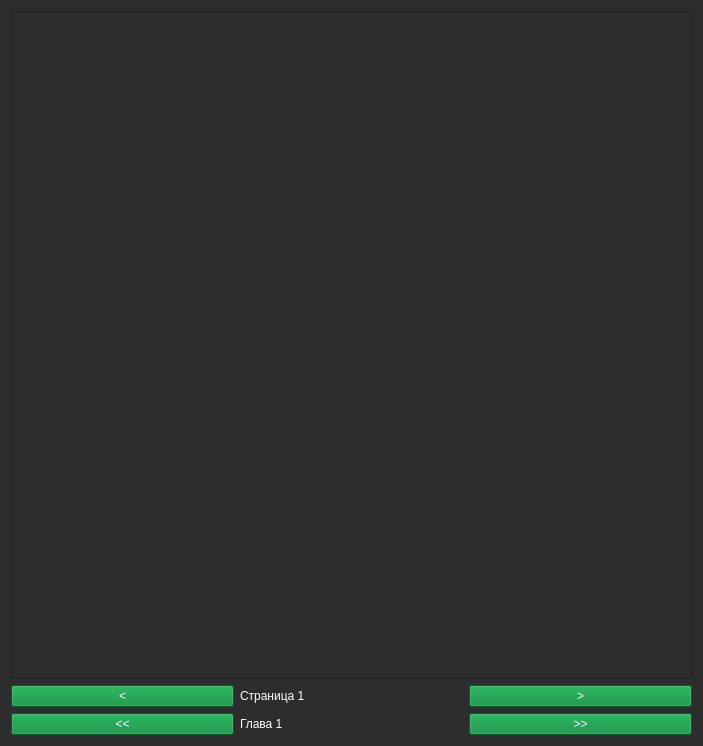
<?xml version="1.0" encoding="UTF-8"?>
<ui version="4.0">
 <class>Dialog</class>
 <widget class="QDialog" name="Dialog">
  <property name="geometry">
   <rect>
    <x>0</x>
    <y>0</y>
    <width>703</width>
    <height>746</height>
   </rect>
  </property>
  <property name="palette">
   <palette>
    <active>
     <colorrole role="WindowText">
      <brush brushstyle="SolidPattern">
       <color alpha="255">
        <red>255</red>
        <green>255</green>
        <blue>255</blue>
       </color>
      </brush>
     </colorrole>
     <colorrole role="Button">
      <brush brushstyle="SolidPattern">
       <color alpha="255">
        <red>45</red>
        <green>45</green>
        <blue>45</blue>
       </color>
      </brush>
     </colorrole>
     <colorrole role="Light">
      <brush brushstyle="SolidPattern">
       <color alpha="255">
        <red>45</red>
        <green>45</green>
        <blue>45</blue>
       </color>
      </brush>
     </colorrole>
     <colorrole role="Midlight">
      <brush brushstyle="SolidPattern">
       <color alpha="255">
        <red>45</red>
        <green>45</green>
        <blue>45</blue>
       </color>
      </brush>
     </colorrole>
     <colorrole role="Dark">
      <brush brushstyle="SolidPattern">
       <color alpha="255">
        <red>45</red>
        <green>45</green>
        <blue>45</blue>
       </color>
      </brush>
     </colorrole>
     <colorrole role="Mid">
      <brush brushstyle="SolidPattern">
       <color alpha="255">
        <red>45</red>
        <green>45</green>
        <blue>45</blue>
       </color>
      </brush>
     </colorrole>
     <colorrole role="Text">
      <brush brushstyle="SolidPattern">
       <color alpha="255">
        <red>255</red>
        <green>255</green>
        <blue>255</blue>
       </color>
      </brush>
     </colorrole>
     <colorrole role="ButtonText">
      <brush brushstyle="SolidPattern">
       <color alpha="255">
        <red>255</red>
        <green>255</green>
        <blue>255</blue>
       </color>
      </brush>
     </colorrole>
     <colorrole role="Base">
      <brush brushstyle="SolidPattern">
       <color alpha="255">
        <red>45</red>
        <green>45</green>
        <blue>45</blue>
       </color>
      </brush>
     </colorrole>
     <colorrole role="Window">
      <brush brushstyle="SolidPattern">
       <color alpha="255">
        <red>45</red>
        <green>45</green>
        <blue>45</blue>
       </color>
      </brush>
     </colorrole>
     <colorrole role="Shadow">
      <brush brushstyle="SolidPattern">
       <color alpha="255">
        <red>45</red>
        <green>45</green>
        <blue>45</blue>
       </color>
      </brush>
     </colorrole>
     <colorrole role="Highlight">
      <brush brushstyle="SolidPattern">
       <color alpha="255">
        <red>0</red>
        <green>133</green>
        <blue>62</blue>
       </color>
      </brush>
     </colorrole>
     <colorrole role="AlternateBase">
      <brush brushstyle="SolidPattern">
       <color alpha="255">
        <red>45</red>
        <green>45</green>
        <blue>45</blue>
       </color>
      </brush>
     </colorrole>
     <colorrole role="ToolTipBase">
      <brush brushstyle="SolidPattern">
       <color alpha="255">
        <red>45</red>
        <green>45</green>
        <blue>45</blue>
       </color>
      </brush>
     </colorrole>
     <colorrole role="ToolTipText">
      <brush brushstyle="SolidPattern">
       <color alpha="255">
        <red>236</red>
        <green>240</green>
        <blue>241</blue>
       </color>
      </brush>
     </colorrole>
     <colorrole role="PlaceholderText">
      <brush brushstyle="SolidPattern">
       <color alpha="255">
        <red>255</red>
        <green>255</green>
        <blue>255</blue>
       </color>
      </brush>
     </colorrole>
    </active>
    <inactive>
     <colorrole role="WindowText">
      <brush brushstyle="SolidPattern">
       <color alpha="255">
        <red>255</red>
        <green>255</green>
        <blue>255</blue>
       </color>
      </brush>
     </colorrole>
     <colorrole role="Button">
      <brush brushstyle="SolidPattern">
       <color alpha="255">
        <red>45</red>
        <green>45</green>
        <blue>45</blue>
       </color>
      </brush>
     </colorrole>
     <colorrole role="Light">
      <brush brushstyle="SolidPattern">
       <color alpha="255">
        <red>45</red>
        <green>45</green>
        <blue>45</blue>
       </color>
      </brush>
     </colorrole>
     <colorrole role="Midlight">
      <brush brushstyle="SolidPattern">
       <color alpha="255">
        <red>45</red>
        <green>45</green>
        <blue>45</blue>
       </color>
      </brush>
     </colorrole>
     <colorrole role="Dark">
      <brush brushstyle="SolidPattern">
       <color alpha="255">
        <red>45</red>
        <green>45</green>
        <blue>45</blue>
       </color>
      </brush>
     </colorrole>
     <colorrole role="Mid">
      <brush brushstyle="SolidPattern">
       <color alpha="255">
        <red>45</red>
        <green>45</green>
        <blue>45</blue>
       </color>
      </brush>
     </colorrole>
     <colorrole role="Text">
      <brush brushstyle="SolidPattern">
       <color alpha="255">
        <red>255</red>
        <green>255</green>
        <blue>255</blue>
       </color>
      </brush>
     </colorrole>
     <colorrole role="ButtonText">
      <brush brushstyle="SolidPattern">
       <color alpha="255">
        <red>255</red>
        <green>255</green>
        <blue>255</blue>
       </color>
      </brush>
     </colorrole>
     <colorrole role="Base">
      <brush brushstyle="SolidPattern">
       <color alpha="255">
        <red>45</red>
        <green>45</green>
        <blue>45</blue>
       </color>
      </brush>
     </colorrole>
     <colorrole role="Window">
      <brush brushstyle="SolidPattern">
       <color alpha="255">
        <red>45</red>
        <green>45</green>
        <blue>45</blue>
       </color>
      </brush>
     </colorrole>
     <colorrole role="Shadow">
      <brush brushstyle="SolidPattern">
       <color alpha="255">
        <red>45</red>
        <green>45</green>
        <blue>45</blue>
       </color>
      </brush>
     </colorrole>
     <colorrole role="Highlight">
      <brush brushstyle="SolidPattern">
       <color alpha="255">
        <red>0</red>
        <green>133</green>
        <blue>62</blue>
       </color>
      </brush>
     </colorrole>
     <colorrole role="AlternateBase">
      <brush brushstyle="SolidPattern">
       <color alpha="255">
        <red>45</red>
        <green>45</green>
        <blue>45</blue>
       </color>
      </brush>
     </colorrole>
     <colorrole role="ToolTipBase">
      <brush brushstyle="SolidPattern">
       <color alpha="255">
        <red>45</red>
        <green>45</green>
        <blue>45</blue>
       </color>
      </brush>
     </colorrole>
     <colorrole role="ToolTipText">
      <brush brushstyle="SolidPattern">
       <color alpha="255">
        <red>236</red>
        <green>240</green>
        <blue>241</blue>
       </color>
      </brush>
     </colorrole>
     <colorrole role="PlaceholderText">
      <brush brushstyle="SolidPattern">
       <color alpha="255">
        <red>255</red>
        <green>255</green>
        <blue>255</blue>
       </color>
      </brush>
     </colorrole>
    </inactive>
    <disabled>
     <colorrole role="WindowText">
      <brush brushstyle="SolidPattern">
       <color alpha="255">
        <red>255</red>
        <green>255</green>
        <blue>255</blue>
       </color>
      </brush>
     </colorrole>
     <colorrole role="Button">
      <brush brushstyle="SolidPattern">
       <color alpha="255">
        <red>45</red>
        <green>45</green>
        <blue>45</blue>
       </color>
      </brush>
     </colorrole>
     <colorrole role="Light">
      <brush brushstyle="SolidPattern">
       <color alpha="255">
        <red>45</red>
        <green>45</green>
        <blue>45</blue>
       </color>
      </brush>
     </colorrole>
     <colorrole role="Midlight">
      <brush brushstyle="SolidPattern">
       <color alpha="255">
        <red>45</red>
        <green>45</green>
        <blue>45</blue>
       </color>
      </brush>
     </colorrole>
     <colorrole role="Dark">
      <brush brushstyle="SolidPattern">
       <color alpha="255">
        <red>45</red>
        <green>45</green>
        <blue>45</blue>
       </color>
      </brush>
     </colorrole>
     <colorrole role="Mid">
      <brush brushstyle="SolidPattern">
       <color alpha="255">
        <red>45</red>
        <green>45</green>
        <blue>45</blue>
       </color>
      </brush>
     </colorrole>
     <colorrole role="Text">
      <brush brushstyle="SolidPattern">
       <color alpha="255">
        <red>255</red>
        <green>255</green>
        <blue>255</blue>
       </color>
      </brush>
     </colorrole>
     <colorrole role="ButtonText">
      <brush brushstyle="SolidPattern">
       <color alpha="255">
        <red>255</red>
        <green>255</green>
        <blue>255</blue>
       </color>
      </brush>
     </colorrole>
     <colorrole role="Base">
      <brush brushstyle="SolidPattern">
       <color alpha="255">
        <red>45</red>
        <green>45</green>
        <blue>45</blue>
       </color>
      </brush>
     </colorrole>
     <colorrole role="Window">
      <brush brushstyle="SolidPattern">
       <color alpha="255">
        <red>45</red>
        <green>45</green>
        <blue>45</blue>
       </color>
      </brush>
     </colorrole>
     <colorrole role="Shadow">
      <brush brushstyle="SolidPattern">
       <color alpha="255">
        <red>45</red>
        <green>45</green>
        <blue>45</blue>
       </color>
      </brush>
     </colorrole>
     <colorrole role="Highlight">
      <brush brushstyle="SolidPattern">
       <color alpha="255">
        <red>0</red>
        <green>120</green>
        <blue>215</blue>
       </color>
      </brush>
     </colorrole>
     <colorrole role="AlternateBase">
      <brush brushstyle="SolidPattern">
       <color alpha="255">
        <red>45</red>
        <green>45</green>
        <blue>45</blue>
       </color>
      </brush>
     </colorrole>
     <colorrole role="ToolTipBase">
      <brush brushstyle="SolidPattern">
       <color alpha="255">
        <red>45</red>
        <green>45</green>
        <blue>45</blue>
       </color>
      </brush>
     </colorrole>
     <colorrole role="ToolTipText">
      <brush brushstyle="SolidPattern">
       <color alpha="255">
        <red>236</red>
        <green>240</green>
        <blue>241</blue>
       </color>
      </brush>
     </colorrole>
     <colorrole role="PlaceholderText">
      <brush brushstyle="SolidPattern">
       <color alpha="255">
        <red>255</red>
        <green>255</green>
        <blue>255</blue>
       </color>
      </brush>
     </colorrole>
    </disabled>
   </palette>
  </property>
  <property name="windowTitle">
   <string>Dialog</string>
  </property>
  <property name="styleSheet">
   <string notr="true">color: rgb(255, 255, 255);
background-color: rgb(45, 45, 45);</string>
  </property>
  <layout class="QVBoxLayout" name="verticalLayout_4">
   <item>
    <widget class="QScrollArea" name="scrollArea">
     <property name="focusPolicy">
      <enum>Qt::NoFocus</enum>
     </property>
     <property name="widgetResizable">
      <bool>true</bool>
     </property>
     <property name="alignment">
      <set>Qt::AlignCenter</set>
     </property>
     <widget class="QWidget" name="scrollAreaWidgetContents">
      <property name="geometry">
       <rect>
        <x>0</x>
        <y>0</y>
        <width>679</width>
        <height>646</height>
       </rect>
      </property>
      <layout class="QVBoxLayout" name="verticalLayout_5">
       <item>
        <widget class="QLabel" name="img">
         <property name="text">
          <string/>
         </property>
         <property name="alignment">
          <set>Qt::AlignJustify|Qt::AlignVCenter</set>
         </property>
         <property name="wordWrap">
          <bool>true</bool>
         </property>
         <property name="openExternalLinks">
          <bool>true</bool>
         </property>
        </widget>
       </item>
      </layout>
     </widget>
    </widget>
   </item>
   <item>
    <layout class="QVBoxLayout" name="verticalLayout_2">
     <item>
      <layout class="QHBoxLayout" name="horizontalLayout_3">
       <item>
        <widget class="QPushButton" name="prev_page">
         <property name="enabled">
          <bool>true</bool>
         </property>
         <property name="focusPolicy">
          <enum>Qt::NoFocus</enum>
         </property>
         <property name="styleSheet">
          <string notr="true">background-color: rgb(0, 133, 52);</string>
         </property>
         <property name="text">
          <string>&lt;</string>
         </property>
        </widget>
       </item>
       <item>
        <widget class="QLabel" name="lbl_page">
         <property name="text">
          <string>Страница 1</string>
         </property>
        </widget>
       </item>
       <item>
        <widget class="QPushButton" name="next_page">
         <property name="focusPolicy">
          <enum>Qt::NoFocus</enum>
         </property>
         <property name="styleSheet">
          <string notr="true">background-color: rgb(0, 133, 52);</string>
         </property>
         <property name="text">
          <string>&gt;</string>
         </property>
        </widget>
       </item>
      </layout>
     </item>
     <item>
      <layout class="QHBoxLayout" name="horizontalLayout_2">
       <item>
        <widget class="QPushButton" name="prev_chp">
         <property name="focusPolicy">
          <enum>Qt::NoFocus</enum>
         </property>
         <property name="styleSheet">
          <string notr="true">background-color: rgb(0, 133, 52);</string>
         </property>
         <property name="text">
          <string>&lt;&lt;</string>
         </property>
        </widget>
       </item>
       <item>
        <widget class="QLabel" name="lbl_chp">
         <property name="text">
          <string>Глава 1</string>
         </property>
        </widget>
       </item>
       <item>
        <widget class="QPushButton" name="next_chp">
         <property name="focusPolicy">
          <enum>Qt::NoFocus</enum>
         </property>
         <property name="styleSheet">
          <string notr="true">background-color: rgb(0, 133, 52);</string>
         </property>
         <property name="text">
          <string>&gt;&gt;</string>
         </property>
        </widget>
       </item>
      </layout>
     </item>
    </layout>
   </item>
  </layout>
 </widget>
 <resources/>
 <connections/>
</ui>
